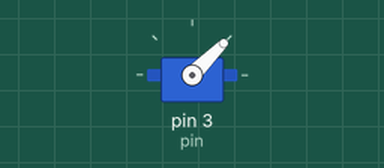
Recording of a sketch running on a simulated Arduino Uno, built with avr-gcc and run on an emulated ATmega328P. Parts: servo.

Above: at 0.05 s.
At 0.5 s:
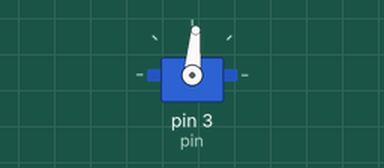
At 0.8 s:
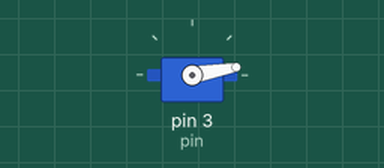
At 0.95 s:
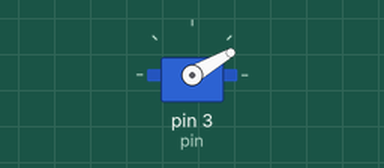
Timing chart, 0 to 3.0 s (numbered marks = the images above):
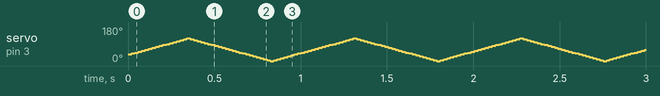

The sketch:

left-right-turn.ino
```cpp
#include <Servo.h>
#include<Wire.h>

Servo tailservo;
int amplitude = 5; // create a variable to hold the vehicle amplitude
int offset = 0;
int pin = 3;
int swing_degree = 30; //create a variable to hold the fish's swing degree
bool left_side = true; //used to determine if the tail has reached its maximum on the left point
int servo_pos=swing_degree; //initialize beginning position
int time_delay=20; //used to fine-tune the delay
bool turn_left=false;
bool turn_right=true;


void setup() {
    tailservo.attach(pin);
    tailservo.write(90);
}

void loop() {
  if (turn_left) {
    offset = 30;
  } else if (turn_right) {
    offset = -30;
  }

  if(servo_pos >= (180-swing_degree)+offset){
    left_side=false;
  } else if (servo_pos <= swing_degree+offset) {
    left_side=true;
  }

  if(left_side) {
    servo_pos += amplitude;
    tailservo.write(servo_pos);
    delay(time_delay);
  } else {
    servo_pos -= amplitude;
    tailservo.write(servo_pos);
    delay(time_delay);
  }
}
```
